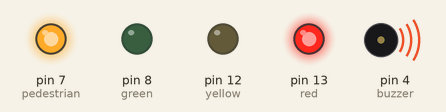
Recording of a program running on a simulated Arduino Uno, built with avr-gcc and run on an emulated ATmega328P. On the bench: output pins drawn as LEDs (lit = HIGH), buzzer (waves = sounding).

Above: at 1.0 s.
At 2.5 s:
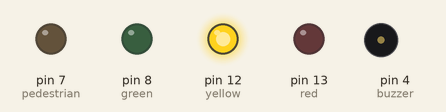
At 4.0 s:
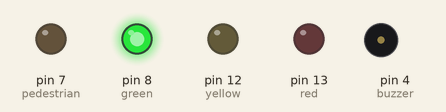
Timing chart, 0 to 6.5 s (numbered marks = the images above):
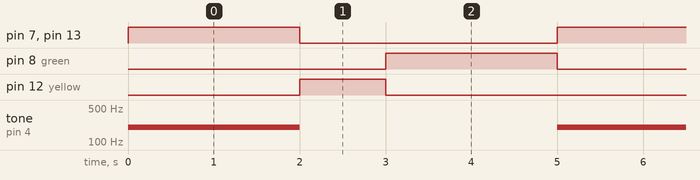

The program:

main.cpp
```cpp
#include <Arduino.h>

int red = 13;
int yellow = 12;
int green = 8;
int pedestrian = 7;
int buzzer = 4;
unsigned long prevTime = 0;

void setup()
{
  pinMode(red, OUTPUT);
  pinMode(yellow, OUTPUT);
  pinMode(green, OUTPUT);
  pinMode(pedestrian, OUTPUT);
  pinMode(buzzer, OUTPUT);
}

void loop()
{
  unsigned long currTime = millis();

  if (currTime - prevTime >= 5000) {
  	prevTime = currTime;
  }

  unsigned long interval = currTime - prevTime;

  if (interval >= 0 && interval < 2000) {
    digitalWrite(red, HIGH);
    digitalWrite(pedestrian, HIGH);
    digitalWrite(yellow, LOW);
    digitalWrite(green, LOW);
    tone(buzzer, 200);
  }
  else if (interval >= 2000 && interval < 3000){
  	digitalWrite(yellow, HIGH);
    digitalWrite(pedestrian, LOW);
    digitalWrite(red, LOW);
    digitalWrite(green, LOW);
    noTone(buzzer);
  }
  else if (interval >= 3000 && interval < 5000){
  	digitalWrite(green, HIGH);
    digitalWrite(pedestrian, LOW);
    digitalWrite(red, LOW);
    digitalWrite(yellow, LOW);
    noTone(buzzer);
  }
}
```

Measured:
- by itself, pin 7 (pedestrian), pin 8 (green), pin 13 (red): alternates HIGH for 2.0 s and LOW for 3.0 s
- by itself, pin 12 (yellow): alternates HIGH for 1.0 s and LOW for 4.0 s
- by itself, tone on pin 4 (buzzer): alternates 200 Hz for 2.0 s and silent for 3.0 s
